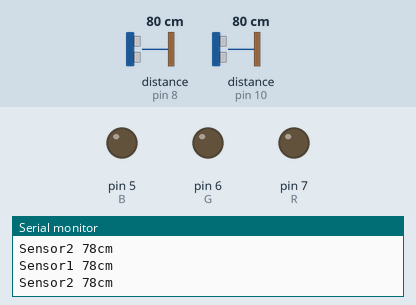
This sketch was run on a simulated Arduino Uno, built with avr-gcc and run on an emulated ATmega328P. Parts: output pins drawn as LEDs (lit = HIGH), the last lines printed to the serial monitor. Wiring (inferred from the names in the program): 2 × ultrasonic range finder: trigger pin 9, echo pin 8 / trigger pin 11, echo pin 10. The test bench sets the inputs (shaded band); at power-on: distance to the obstacle (sensors on pin 8, pin 10) 80 cm. The echo pulse lasts 58.3 µs per cm; pins used as bus, display or sensor lines are not drawn.

Above: at 1.2 s.
1.3 s: distance to the obstacle (sensor on pin 8) set to 299 cm
4.3 s: distance to the obstacle (sensor on pin 10) set to 60 cm
7.3 s: distance to the obstacle (sensor on pin 8) set to 35 cm
10.3 s: distance to the obstacle (sensor on pin 10) set to 54 cm
11.8 s: distance to the obstacle (sensor on pin 10) set to 45 cm
At 12.9 s:
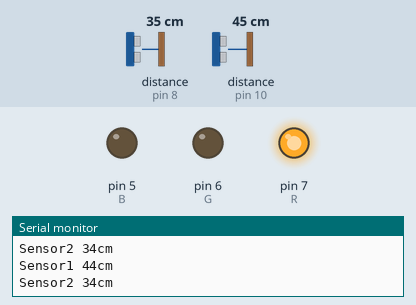
At 17.9 s:
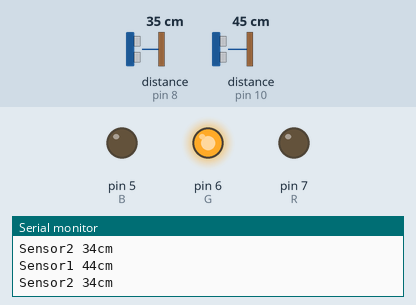
Timing chart, 0 to 28.7 s (numbered marks = the images above; inputs shaded):
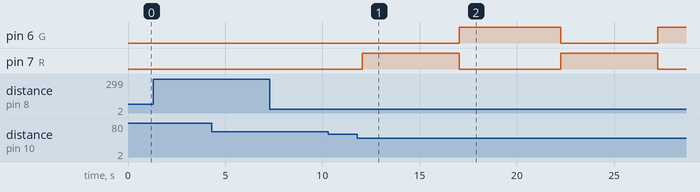

The sketch:

PROJECT_SONAR.ino
```cpp
int trigPin1=11;
int echoPin1=10;

int trigPin2=9;
int echoPin2=8;

int R=7;
int G=6;
int B=5;
  long duration1;
  int distance1;
  long duration2;
  int distance2;

int sonar1()
{
  digitalWrite(trigPin1, LOW);  // Added this line
  delayMicroseconds(2); // Added this line
  digitalWrite(trigPin1, HIGH);
  delayMicroseconds(10); // Added this line
  digitalWrite(trigPin1, LOW);
  duration1 = pulseIn(echoPin1, HIGH);
  distance1 = duration1*0.034/2;
  Serial.print ( "Sensor1 ");
  Serial.print ( distance1);
  Serial.println("cm");
  delay(100);
  return distance1;
}
int sonar2()
{
  digitalWrite(trigPin2, LOW);  // Added this line
  delayMicroseconds(2); // Added this line
  digitalWrite(trigPin2, HIGH);
  delayMicroseconds(10); // Added this line
  digitalWrite(trigPin2, LOW);
  duration2 = pulseIn(echoPin2, HIGH);
  distance2= duration2*0.034/2;
  Serial.print("Sensor2 ");
  Serial.print(distance2);
  Serial.println("cm");
  delay(100);
  return distance2;
}

void setup() {
  Serial.begin (9600);
  pinMode(trigPin1, OUTPUT);
  pinMode(echoPin1, INPUT);
  pinMode(trigPin2, OUTPUT);
  pinMode(echoPin2, INPUT);

  pinMode(R, OUTPUT);
  pinMode(G, OUTPUT);
  pinMode(B, OUTPUT);
}

void loop()
{
int a=sonar1();
int b=sonar2();
  //sonar2();
  if( b<50 && a<50)
  {
     digitalWrite(G,LOW);
     digitalWrite(B,LOW);
     digitalWrite(R,HIGH);
     delay(5000);
  }
else
{
     digitalWrite(R,LOW);
     digitalWrite(G,LOW);
     digitalWrite(B,LOW);
}
if(a<50 && b<50)
{
     digitalWrite(G,HIGH);
     digitalWrite(R,LOW);
     digitalWrite(B,LOW);
    delay(5000);
}
else
    {
     digitalWrite(G,LOW);
     digitalWrite(R,LOW);
     digitalWrite(B,LOW);
    }
}
```

Measured:
- the behaviour switches between 51 and 50 cm on distance to the obstacle (sensor on pin 10) (found by bisection; images 0 and 1)
- after the input at 11.8 s, pin 6 (G): LOW → HIGH after 5.2 s, → LOW 5.2 s later, → HIGH 5.0 s later; pin 7 (R): alternates HIGH for 5.0 s and LOW for 5.2 s, starting after 0.25 s
